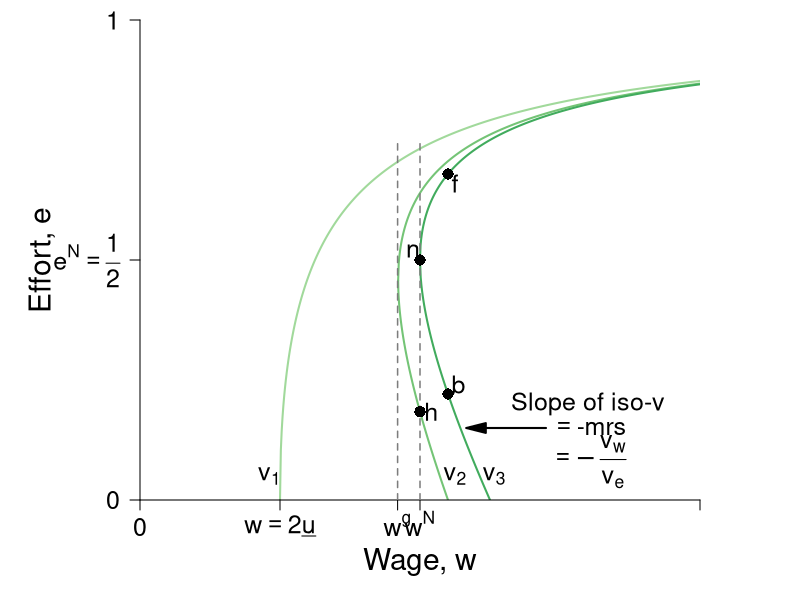

R code for this plot:
require(shape)
pdf(file = "employment/employment_brf_pc_leftpanel.pdf", width = 9, height = 7)

#Set parameters for graphics
axislabelsize <- 1.8
labelsize <- 1.5
namesize <- 1.8
annotatesize <- 1.5
graphlinewidth <- 2
segmentlinewidth <- 1.5

#The equation is below when v = 0. See Wolfram Alpha output. 
isov <- function(w, delta = 5) {
}

isovhigh1 <- function(w, delta = 5, v = 5){
  (sqrt(w^2 - 4 * delta * v) - w + 2*v)/( 2 * v )
}

isovlow1 <- function(w, delta = 5, v = 5){
  (-sqrt(w^2 - 4 * delta * v) - w + 2*v)/( 2 * v )
}

isovhigh2 <- function(w, delta = 5, v = 15){
  (sqrt(w^2 - 4 * delta * v) - w + 2*v)/( 2 * v )
}

isovlow2 <- function(w, delta = 5, v = 15){
  (-sqrt(w^2 - 4 * delta * v) - w + 2*v)/( 2 * v )
}

isovhigh3 <- function(w, delta = 5, v = 20){
  (sqrt(w^2 - 4 * delta * v) - w + 2*v)/( 2 * v )
}

isovlow3 <- function(w, delta = 5, v = 20){
  (-sqrt(w^2 - 4 * delta * v) - w + 2*v)/( 2 * v )
}

brfFn <- function(w, delta = 5) {
  1 - (2*delta) /w
}

#This is evaluated for p = 12; q = 12/(8*sqrt(12^2 - 4*delta1*v1)) - 1/8 for the slope
#At p = 12; q = (-sqrt(12^2 - 4*v1*delta1) - 12 + 2*v1)/(2*v1) = 0.799
tangencyLine <- function(w){
  (w*(0.05))
}



COL <- c("#f7fcf5", "#e5f5e0", "#c7e9c0", "#a1d99b", "#74c476", "#41ab5d", "#238b45", "#005a32")
grays <- gray.colors(25, start = 1, end = 0)
par(mar =  c(5, 7, 1, 5))
xlims <- c(0, 40)
ylims <- c(0, 1)

plot(0, 0, xlim = xlims, ylim = ylims, type = "n",
     xlab = expression(paste("Wage, ", w)),
     ylab = expression(paste("")),
     xaxt = "n", 
     yaxt = "n", 
     cex.lab = axislabelsize, 
     lwd = 3,
     bty = "n", 
     xaxs="i", 
     yaxs="i")


npts <- 500 
npts2 <- 501
#Specify the sequences of points for graphing. 
xx0 <- seq(5, xlims[2], length.out = npts)
xx1 <- seq(10, xlims[2], length.out = npts)
xx2 <- seq(5, 15, length.out = npts)
xx3 <- seq(10, xlims[2], length.out = npts2)
xx4 <- seq(xlims[1], 10, length.out = npts2)
#For below, I solved sqrt(p^2 - 200) - p + 200/p = 0, getting p = 10*sqrt(2) = 14.14214
xx5 <- seq( 18.43909, xlims[2], length.out = npts2)
xx6 <- seq( 18.43909, 25, length.out = npts2)
xx7 <- seq(20, xlims[2], length.out = npts2)
xx8 <- seq(xlims[1], 25, length.out = npts2)

text(-7,0.5*ylims[2], expression(paste("Effort, ", e)), xpd = TRUE, cex = axislabelsize, srt = 90) 


#Draw the lines for the graphs
#lines(xx0, isov(xx0, delta = 5), col = COL[3], lwd = graphlinewidth)
#lines(xx1, brfFn(xx1), col = "#beaed4", lwd = graphlinewidth)
#lines(xx2, tangencyLine(xx2), col = "darkgrey", lwd = 3, lty = 2)
lines(xx3, isovhigh1(xx3, v = 5, delta = 5), col = COL[4], lwd = graphlinewidth)
lines(xx4, isovlow1(xx4, v = 5, delta = 5), col = COL[4], lwd = graphlinewidth)
lines(xx5, isovhigh2(xx5, v = 17, delta = 5), col = COL[5], lwd = graphlinewidth)
lines(xx6, isovlow2(xx6, v = 17, delta = 5), col = COL[5], lwd = graphlinewidth)
lines(xx7, isovhigh3(xx7, v = 20, delta = 5), col = COL[6], lwd = graphlinewidth)
lines(xx8, isovlow3(xx8, v = 20, delta = 5), col = COL[6], lwd = graphlinewidth)

#Customize ticks and labels for the plot
ticksy <- c(0, NA, 0.5, 1)
#ylabels <- c(0, expression(paste(frac(1,2))), 1)
ylabels <- c(0, NA, expression(paste(e^N == frac(1,2))), 1)
ticksx <- c(0, 10, 18.4, 20, 40)
xlabels <- c(0, expression(paste(w == 2, underline(u))), expression(paste(w^g)), expression(paste(w^N)) , NA)
axis(1, at = ticksx, pos = 0, labels = xlabels, cex.axis = labelsize)
axis(2, at = ticksy, pos = 0, labels = ylabels, las = 1,cex.axis = labelsize)

#Annotation of the three graphs and the NE
text(9.25, 0.05, expression(paste(v[1])),cex = labelsize, xpd = TRUE)
text(22.5, 0.05, expression(paste(v[2])),cex = labelsize, xpd = TRUE)
text(25.3, 0.05, expression(paste(v[3])),cex = labelsize, xpd = TRUE)
#text(37.5, 0.66, expression(paste("Employee's ICC, or")),cex = labelsize,xpd = TRUE)
#text(37.5, 0.61, expression(paste("Best-response function")),cex = labelsize,xpd = TRUE)
#text(37.5, 0.56, expression(paste(e(w))),cex = labelsize,xpd = TRUE)

#Lines for the coordinates of the Nash equilbrium
#segments(5, 0, 5, 1, lty = 2, col = "darkgray", lwd = 3)
#segments(10, 0, 10, 0.2, lty = 2, col = grays[20], lwd = segmentlinewidth)
segments(20, 0, 20, 0.75, lty = 2, col = grays[20], lwd = segmentlinewidth)
#segments(0, 0.5, 20, 0.5, lty = 2, col = grays[20], lwd = segmentlinewidth)
#segments(14.14214, 0.15, 14.14214, 0.45, lty = 2, col = "darkgray", lwd = 3)
text(19.5, 0.52, expression(n), cex = labelsize)
#text(27, 0.48, expression(paste("Incomplete contract")), cex = labelsize)
#text(27, 0.43, expression(paste("Nash equilibrium")), cex = labelsize)


#Arrows and slope of iso-v label
Arrows(29, 0.15, 24, 0.15,  col = "black", lty = 1, lwd = 2, arr.type = "triangle")
text(32, 0.2, expression(paste("Slope of iso-v")), cex = labelsize)
text(32.3, 0.15, expression(paste(phantom() == "-mrs ")), cex = labelsize)
text(32, 0.08, expression(paste(phantom() == -frac(v[w], v[e]))),cex = labelsize)



#Add a point for the NE
points(20, 0.5, pch = 16, col = "black", cex = 1.5)


segments(18.4, 0, 18.4, 0.75, lty = 2, col = grays[20], lwd = segmentlinewidth)
#segments(0, brfFn(w = 18.4), 18.4, brfFn(w = 18.4), lty = 2, col = grays[20], lwd = segmentlinewidth)
#points(18.4, brfFn(w = 18.4), pch = 16, col = "black", cex = 1.5)
#text(17.5, brfFn(18.4) + 0.02, expression(g), cex = labelsize)



#Add a point for h
#Figure out q for p = 14.14214: q = 1 - 2delta/p = 1 - (2*5)/14.14214 =  0.2928934
points(20, 0.1839422, pch = 16, col = "black", cex = 1.5)
text(20.8, 0.1839422, expression(h), cex = labelsize)

points(22, isovhigh3(22, v = 20, delta = 5), pch = 16, col = "black", cex = 1.5)
text(22 + 0.5, isovhigh3(22, v = 20, delta = 5) - 0.02, expression(f),cex = labelsize)
points(22, isovlow3(22, v = 20, delta = 5), pch = 16, col = "black", cex = 1.5)
text(22 + 0.75, isovlow3(22, v = 20, delta = 5) + 0.02, expression(b),cex = labelsize)


dev.off()
